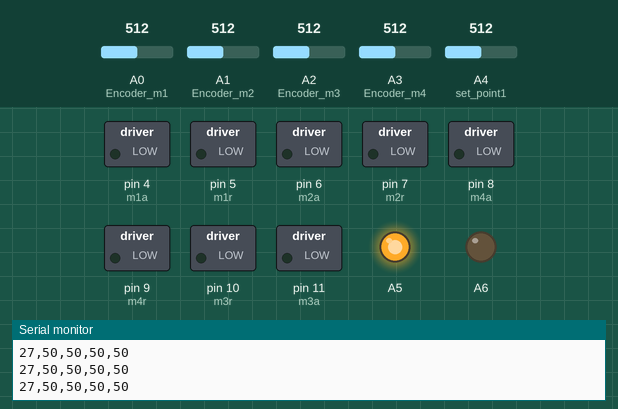
Bench run of a sketch on a simulated Arduino Mega 2560, built with avr-gcc and run on an emulated ATmega2560. On the bench: switched loads named in the sketch (green lamp = pin HIGH), output pins drawn as LEDs (lit = HIGH), the last lines printed to the serial monitor. Inputs (shaded band) come from the test bench; at power-on: A2 (Encoder_m3) = 512, A0 (Encoder_m1) = 512, A4 (set_point1) = 512, A1 (Encoder_m2) = 512, A3 (Encoder_m4) = 512.

Above: at 1.2 s.
1.3 s: A2 (Encoder_m3) set to 90
4.3 s: A0 (Encoder_m1) set to 90
At 5.8 s:
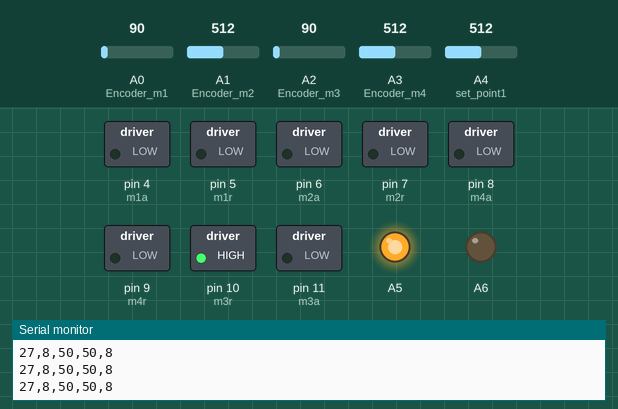
7.3 s: A2 (Encoder_m3) set to 716
At 9.7 s:
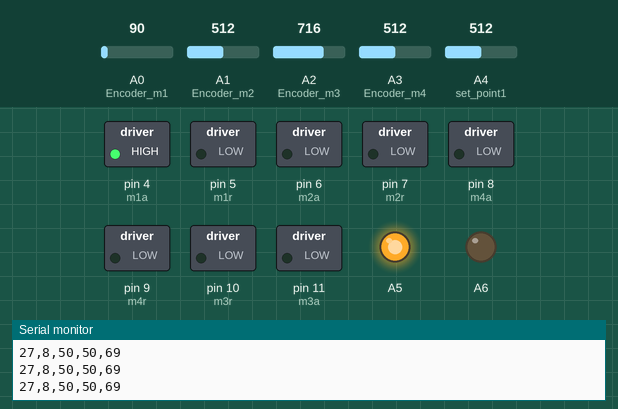
10.3 s: A4 (set_point1) set to 90
At 10.52 s:
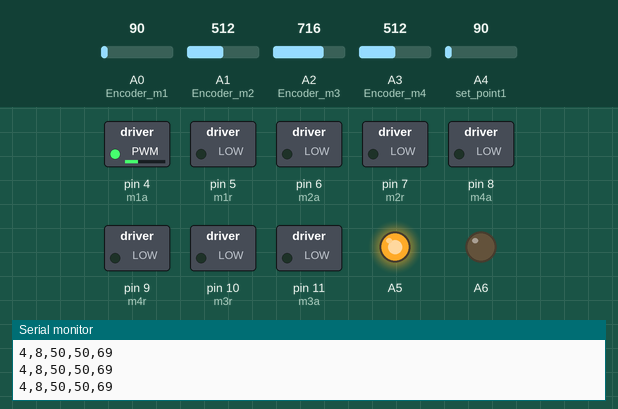
13.3 s: A4 (set_point1) set to 99
16.3 s: A0 (Encoder_m1) set to 54
At 17.1 s:
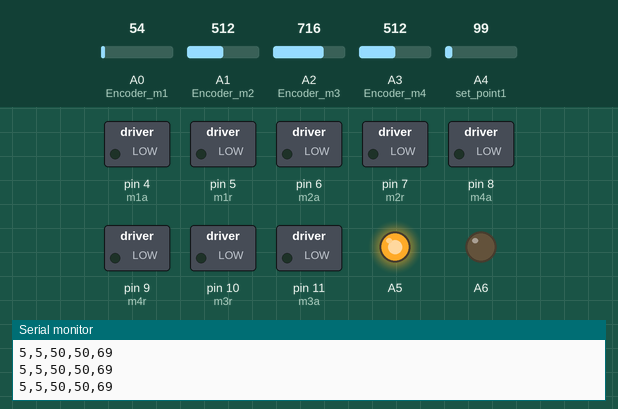
17.8 s: A0 (Encoder_m1) set to 47
Timing chart, 0 to 21.8 s (numbered marks = the images above; inputs shaded):
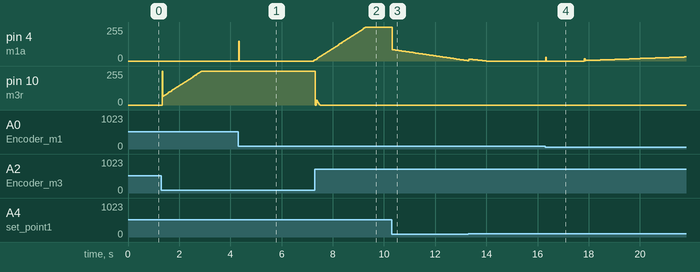

Measured:
- after the input at 4.3 s, pin 4 (m1a): 0/255 → 8/255 after 3.0 s
- after the input at 7.3 s, pin 10 (m3r): 255/255 → 0/255 at once
- after the input at 10.3 s, pin 4 (m1a): moves from 255/255 to 2/255 over 3.0 s, starting at once
- after the input at 16.3 s, pin 4 (m1a): 0/255 → 29/255 at once, → 0/255 0.03 s later

The sketch:

PID_motores_receptor_envio_4_motores.ino
```cpp
int ibyte;
int velocidades[2];

int m1a=0;
int m1r=0;
int m2a=0;
int m2r=0;//señal para motores
int m3a=0;
int m3r=0;
int m4a=0;
int m4r=0;//señal para motores

int Encoder_m1=A0;
int Encoder_m2=A1;
int Encoder_m3=A2;
int Encoder_m4=A3;

int set_point1=A4;

///////////////
unsigned long lastTime;
double Input,Input2,Input3,Input4, Output,Output2,Output3,Output4, Setpoint_m1,Setpoint_m2;
double errSum,errSum2,errSum3,errSum4, lastInput,lastInput2,lastInput3,lastInput4;
double kp,kp2,kp3,kp4,ki,ki2,ki3,ki4,kd,kd2,kd3,kd4;
int SampleTime = 20;
//////////////

void Compute()
{
unsigned long now = millis();
int timeChange = (now - lastTime);
if(timeChange>=SampleTime)
{
// Calcula todas las variables de errores.
double error = Setpoint_m1 - Input;
double error2 = Setpoint_m2- Input2;
double error3 = Setpoint_m1 - Input3;
double error4 = Setpoint_m1 - Input4;

errSum += error;
errSum2 += error2;
errSum3 += error3;
errSum4 += error4;

double dInput = (Input - lastInput);
double dInput2 = (Input2 - lastInput2);
double dInput3 = (Input3 - lastInput3);
double dInput4 = (Input4 - lastInput4);

// Calculamos la función de salida del PID.
Output=  kp * error + ki * errSum - kd * dInput;
Output2= kp2 * error2 + ki2 * errSum2 - kd2 * dInput2;
Output3= kp3 * error3 + ki3 * errSum3 - kd3 * dInput3;
Output4= kp4 * error4 + ki4 * errSum4 - kd4 * dInput4;

//saturacion
if(Output<0) Output=0;
if(Output>100) Output=100;
Output=(Output*255)/100;

if(Output2<0) Output2=0;
if(Output2>100) Output2=100;
Output2=(Output2*255)/100;

if(Output3<0) Output3=0;
if(Output3>100) Output3=100;
Output3=(Output3*255)/100;

if(Output4<0) Output4=0;
if(Output4>100) Output4=100;
Output4=(Output4*255)/100;

// Guardamos el valor de algunas variables para el próximo ciclo de cálculo.
lastInput = Input;
lastInput2 = Input2;
lastInput3 = Input3;
lastInput4 = Input4;

lastTime = now;
}
}

void SetTunings(double Kp, double Ki, double Kd)
{
double SampleTimeInSec = ((double)SampleTime)/1000;
kp = Kp;
ki = Ki * SampleTimeInSec;
kd = Kd / SampleTimeInSec;
}

void SetTunings2(double Kp, double Ki, double Kd)
{
double SampleTimeInSec = ((double)SampleTime)/1000;
kp2 = Kp;
ki2 = Ki * SampleTimeInSec;
kd2 = Kd / SampleTimeInSec;
}

void SetTunings3(double Kp, double Ki, double Kd)
{
double SampleTimeInSec = ((double)SampleTime)/1000;
kp3 = Kp;
ki3 = Ki * SampleTimeInSec;
kd3 = Kd / SampleTimeInSec;
}

void SetTunings4(double Kp, double Ki, double Kd)
{
double SampleTimeInSec = ((double)SampleTime)/1000;
kp4 = Kp;
ki4 = Ki * SampleTimeInSec;
kd4 = Kd / SampleTimeInSec;
}


///////////////////////////////////////////

void setup() {
  // initialize both serial ports:
  Serial.begin(9600);
  Serial1.begin(9600);
  //pines motor

  pinMode(4, OUTPUT);   //m1a
  pinMode(5, OUTPUT);   //m1r
  pinMode(6, OUTPUT);   //m2a
  pinMode(7, OUTPUT);   //m2r
  pinMode(8, OUTPUT);   //m4a
  pinMode(9, OUTPUT);    //m4r
  pinMode(10, OUTPUT);   //m3r
  pinMode(11, OUTPUT);   //m3a

  pinMode(A5, OUTPUT);
  digitalWrite(A5, HIGH);
  pinMode(A6, OUTPUT);
  digitalWrite(A6, LOW);

  SetTunings(5, 4, 0.1); //kp,ki,kd
  SetTunings2(5, 4, 0.1);
  SetTunings3(5, 4, 0.1);
  SetTunings4(5, 4, 0.1);

}

void loop() {


//Asignacion de variables
Setpoint_m1=map(analogRead(set_point1), 0, 1023, 0, 55);//escalar para maximo 100 equivalente a 255
Setpoint_m2=map(analogRead(set_point1), 0, 1023, 0, 55);//escalar para maximo 100 equivalente a 255
//Setpoint_m3=map(analogRead(set_point1), 0, 1023, 0, 55);//escalar para maximo 100 equivalente a 255
//Setpoint_m4=map(analogRead(set_point1), 0, 1023, 0, 55);//escalar para maximo 100 equivalente a 255

Input= map(analogRead(Encoder_m1), 0, 1023, 0, 100);
Input2=map(analogRead(Encoder_m2), 0, 1023, 0, 100);
Input3=map(analogRead(Encoder_m4), 0, 1023, 0, 100);
Input4=map(analogRead(Encoder_m3), 0, 1023, 0, 100);

//modelo del movil
// M1-----M2
// M3 --- M4

Serial.print((int)Setpoint_m2);
Serial.print(",");
Serial.print((int)Input);
Serial.print(",");
Serial.print((int)Input2);
Serial.print(",");
Serial.print((int)Input3);
Serial.print(",");
Serial.println((int)Input4);
//m1=4
// Rutina del controlador PID
Compute();
m1a=Output;
m2a=Output2;
m3a=Output3;
m4a=Output4;
//ejecucion de pwms
analogWrite(4,m1a);
analogWrite(6,m2a);
analogWrite(10,m4a);
analogWrite(8,m3a);

}
```
